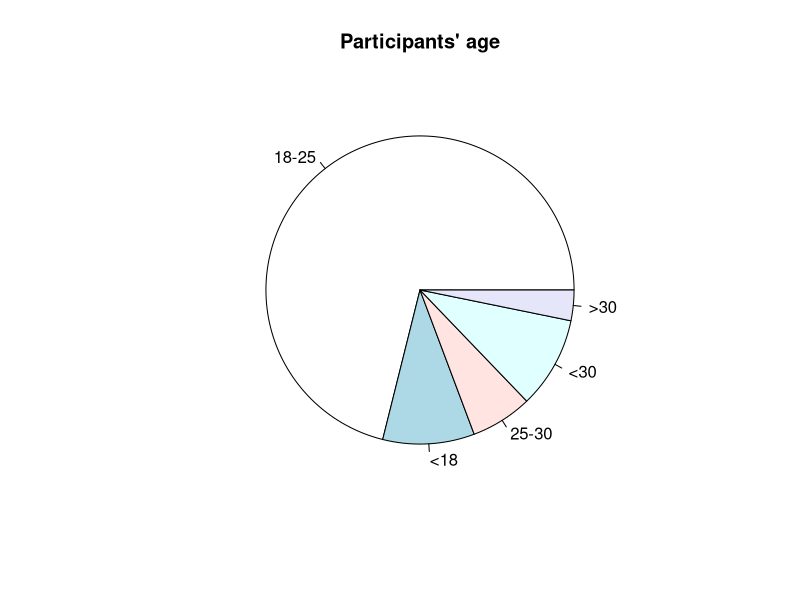
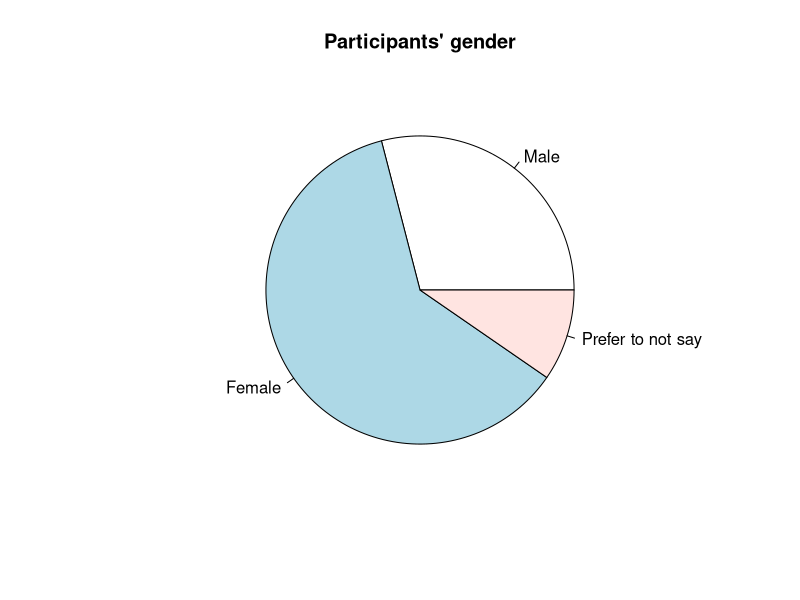
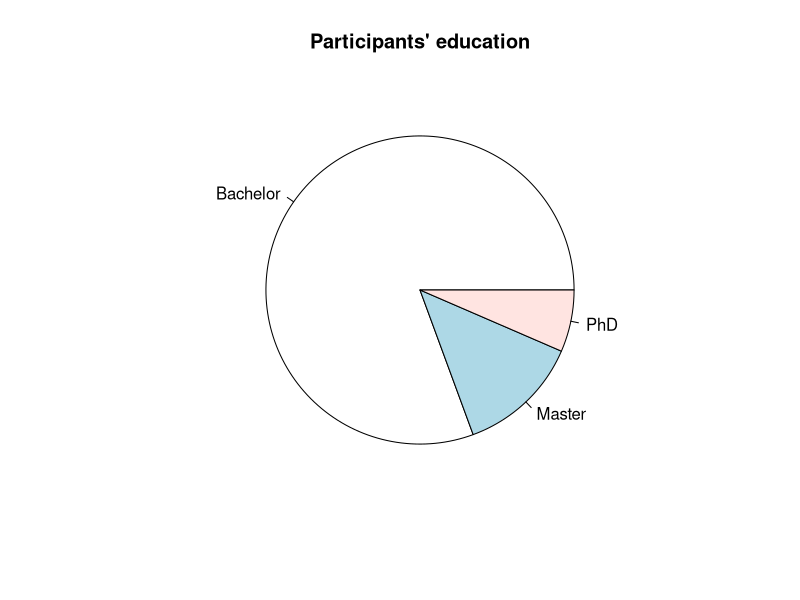
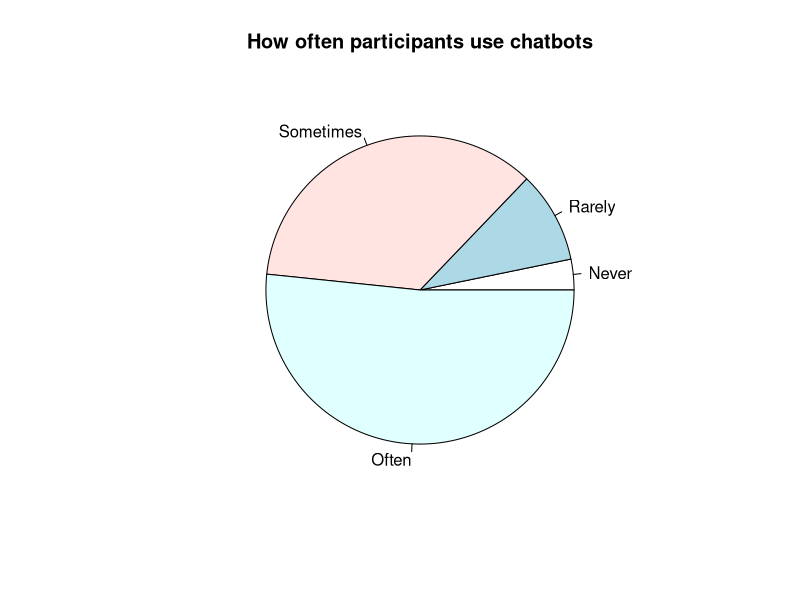
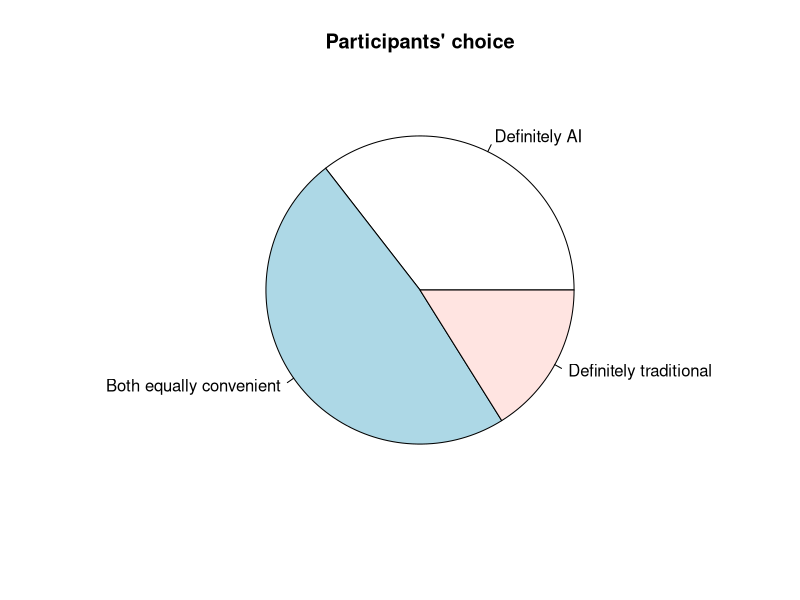

Source code (R) for these figures, in order:
vals <- c(71, 9.6, 6.45, 9.6, 3.2)
labels <- c("18-25", "<18", "25-30", "<30", ">30")
pie(vals, labels = labels, main="Participants' age")

gender_vals <- c(29, 61.3, 9.6)
labels2 <- c("Male", "Female", "Prefer to not say")
pie(gender_vals, labels=labels2, main="Participants' gender")

ed_vals <- c(80.65, 12.9, 6.5)
labels3 <- c("Bachelor", "Master", "PhD")
pie(ed_vals, labels=labels3, main="Participants' education")

of_vals <- c(3.22, 9.6, 35.5, 51.6)
labels4 <- c("Never", "Rarely", "Sometimes", "Often")
pie(of_vals, labels=labels4, main="How often participants use chatbots")

ch_vals <- c(35.5, 48.4, 16.1)
labels5 <- c("Definitely AI", "Both equally convenient", "Definitely traditional")
pie(ch_vals, labels=labels5, main="Participants' choice")
